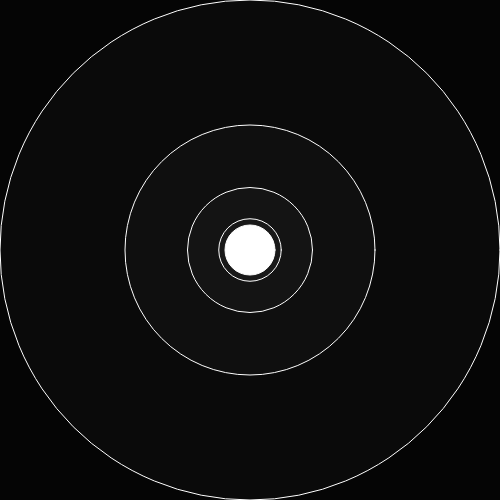
Frame 1 (no input)
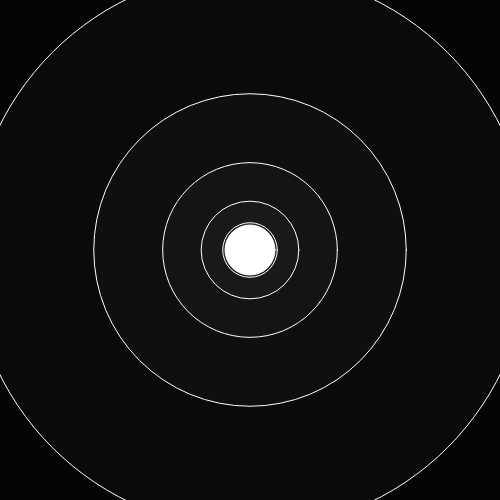
Frame 60 (no input)
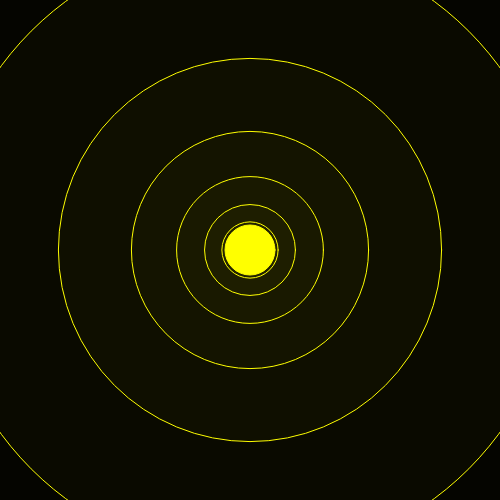
Frame 120 (the mouse pressed at the canvas centre since frame 60)

The p5.js sketch that drew these frames (run headless with seeded random() and noise() and a simulated clock; from frame 60 on, the mouse is pressed at the canvas centre):

// p5.js sketch
// ── sketch.js
const canvas = { width: 500, height: 500 };
const innerCircleRadius = 50;
const circleX = canvas.width / 2;
const circleY = canvas.height / 2;
const whiteColor = [255, 255, 255];
const yellowColor = [255, 255, 0];

const dist = (x1, y1, x2, y2) => {
    return Math.sqrt((x1 - x2) ** 2 + (y1 - y2) ** 2);
}
 
var param = 0.5;
var step = 0.001;
var circleColor = whiteColor;

function setup() {
    createCanvas(canvas.width, canvas.height);
}

function draw() {
    background(0);
    
    // draw circles
    stroke(circleColor);
    fill(circleColor.concat(5));
    for (let i = 1000; i > innerCircleRadius; i *= param) {
        circle(circleX, circleY, i);
    }
    fill(circleColor);
    circle(circleX, circleY, innerCircleRadius);

    // update the param
    param += step;
    if (param >= 1) {
        param = 1 - step;
        step *= -1;
    } else if (param <= 0) {
        param = -step;
        step *= -1;
    }
    
}

function mousePressed() {
    if (dist(mouseX, mouseY, circleX, circleY) < innerCircleRadius/2) {
        if (circleColor == whiteColor) {
            circleColor = yellowColor;
        } else {
            circleColor = whiteColor;
        }
    }
    
}
